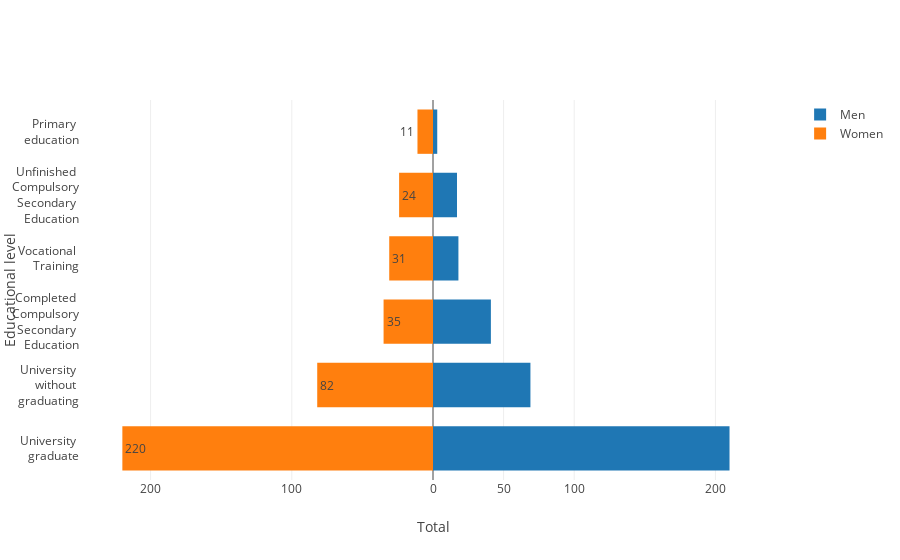

The cell this chart's notebook holds for it:
### Markdown cell above
## Distribution of educational level by gender in the population

### Code cell
layout5 = go.Layout(yaxis=go.layout.YAxis(title='Educational level'),
                    xaxis=go.layout.XAxis(
    range=[-250, 250],
    tickvals=[-200, -100, 50, 0, 50, 100, 200],
    ticktext=[200, 100, 50, 0, 50, 100, 200],
    title='Total'),
    barmode='overlay',
    bargap=0.3)

data5 = [go.Bar(y=data_complete_en['Educational level'].unique(),
                x=data_complete_en[data_complete_en['Gender']
                                   == 0]['Educational level'].value_counts(),
                orientation='h',
                name='Men',
                hoverinfo='x',
                # marker=dict(color='powderblue')
                ),
         go.Bar(y=data_complete_en['Educational level'].unique(),
                x=-data_complete_en[data_complete_en['Gender']
                                    == 1]['Educational level'].value_counts(),
                orientation='h',
                name='Women',
                text=data_complete_en[data_complete_en['Gender']
                                      == 1]['Educational level'].value_counts(),
                hoverinfo='text',
                # marker=dict(color='seagreen')
                )]

fig5 = go.Figure(data=data5, layout=layout5)
iplot(fig5)
plt.show()

### Figure 1 — Plotly figure (JSON) as saved in the notebook; plotly's stock layout.template omitted (floating-point values rounded to 4 significant figures)
{"data": [{"hoverinfo": "x", "name": "Men", "orientation": "h", "type": "bar", "uid": "11987390-41e9-4f92-8d2d-90edadeef155", "x": [210, 69, 41, 18, 17, 3], "y": ["University <br>graduate", "University <br>without <br>graduating", "Completed <br>Compulsory<br>Secondary <br>Education", "Vocational <br>Training", "Unfinished <br>Compulsory<br>Secondary <br>Education", "Primary <br>education"]}, {"hoverinfo": "text", "name": "Women", "orientation": "h", "text": [220, 82, 35, 31, 24, 11], "type": "bar", "uid": "393e461f-7e82-45c4-87f8-cad636a4dbb7", "x": [-220, -82, -35, -31, -24, -11], "y": ["University <br>graduate", "University <br>without <br>graduating", "Completed <br>Compulsory<br>Secondary <br>Education", "Vocational <br>Training", "Unfinished <br>Compulsory<br>Secondary <br>Education", "Primary <br>education"]}], "layout": {"bargap": 0.3, "barmode": "overlay", "xaxis": {"range": [-250, 250], "ticktext": [200, 100, 50, 0, 50, 100, 200], "tickvals": [-200, -100, 50, 0, 50, 100, 200], "title": {"text": "Total"}}, "yaxis": {"title": {"text": "Educational level"}}}}
